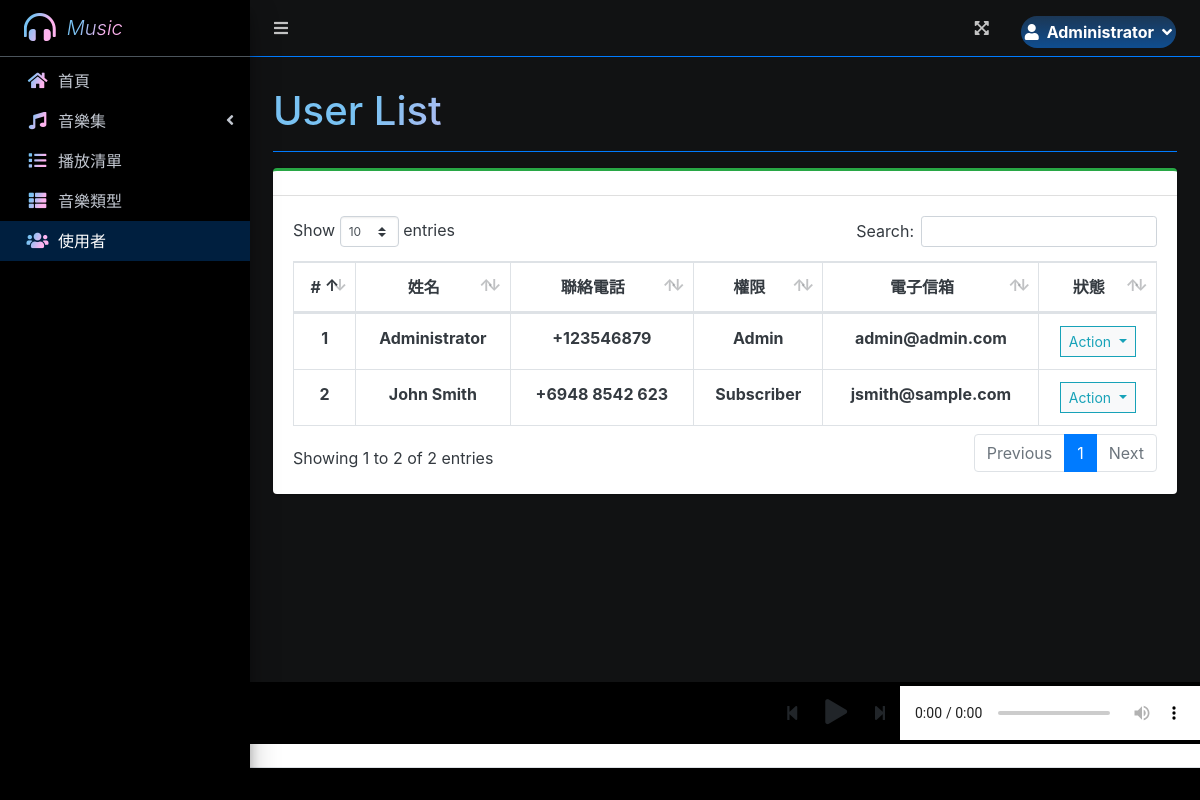
The page /index.php?page=user_list (signed in) on the database its author committed.
### tables this page shows
CREATE TABLE `users` (
  `id` int(30) NOT NULL,
  `firstname` varchar(200) NOT NULL,
  `lastname` varchar(200) NOT NULL,
  `gender` varchar(50) NOT NULL,
  `contact` varchar(50) NOT NULL,
  `address` text NOT NULL,
  `email` varchar(200) NOT NULL,
  `password` text NOT NULL,
  `type` int(1) NOT NULL DEFAULT 2,
  `profile_pic` text NOT NULL,
  `date_created` datetime NOT NULL DEFAULT current_timestamp()
);

### user_list.php (the view, shortened to what this page needs)
<?php include 'db_connect.php'?>
<div class="col-lg-12">
    <div class="card card-outline card-success">
        <div class="card-header">
        </div>
        <div class="card-body">
            <table class="table tabe-hover table-bordered" id="list">
                <thead>
                    <tr>
                        <th class="text-center">#</th>
                        <th class="text-center">姓名</th>
                        <th class="text-center">聯絡電話</th>
                        <th class="text-center">權限</th>
                        <th class="text-center">電子信箱</th>
                        <th class="text-center">狀態</th>
                    </tr>
                </thead>
                <tbody>
                    <?php
$i = 1;
$type = array('', "Admin", "Subscriber");
$qry = $conn->query("SELECT *,concat(firstname,' ',lastname) as name FROM users order by concat(firstname,' ',lastname) asc");
while ($row = $qry->fetch_assoc()):
?>
                    <tr>
                        <th class="text-center"><?php echo $i++ ?></th>
                        <td class="text-center"><b><?php echo ucwords($row['name']) ?></b></td>
                        <td class="text-center"><b><?php echo $row['contact'] ?></b></td>
                        <td class="text-center"><b><?php echo $type[$row['type']] ?></b></td>
                        <td class="text-center"><b><?php echo $row['email'] ?></b></td>
                        <td class="text-center">
                            <button type="button"
                                class="btn btn-default btn-sm btn-flat border-info wave-effect text-info dropdown-toggle"
                                data-toggle="dropdown" aria-expanded="true">
                                Action
                            </button>
                        </td>
                    </tr>
                    <?php endwhile;?>
                </tbody>
            </table>
        </div>
    </div>
</div>

### rows shown on the page
users: name "Administrator", contact "+123546879", type "Admin", email "admin@admin.com"
users: name "John Smith", contact "+6948 8542 623", type "Subscriber", email "jsmith@sample.com"

### other values the page prints
$_SESSION['login_firstname'] "Administrator"
$title "User List"
